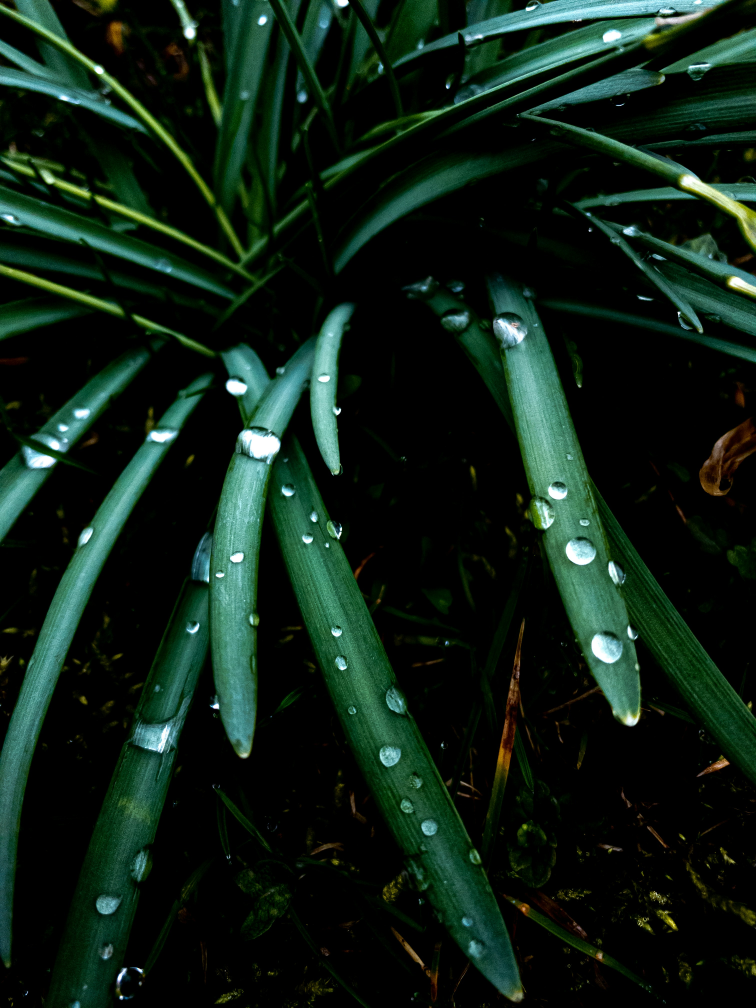
#> input picture Lab/Experiment -08(RGB to  BGR)-20240522T135642Z-001/Experiment -08(RGB to  BGR)/pic1.jpg, 3024 x 4032 px (shown at 1/4 size)
$ jupyter execute 'Experiment 8 RGB (1).ipynb'
#> lines starting #> are read from the running program, lines starting #| are printed output that depends on the picture
Implement the Image processing basics: Converting Image to RGB to BGR and to Grayscale, create a White / Black Color Image, how to draw shapes on image.

Date = 14-05-2024

[cell 1]
import cv2
import numpy as np

[cell 2]
def convert_to_grayscale(image_path):
    #Load the image
#> called with image_path = 'pic1.jpg'
    image = cv2.imread(image_path)
#> image is the input picture: shape (4032, 3024, 3); mean B, G, R 21.9, 32.4, 14.9
    #Convert the image into grayscale
    grayscale_image = cv2.cvtColor(image, cv2.COLOR_BGR2GRAY)
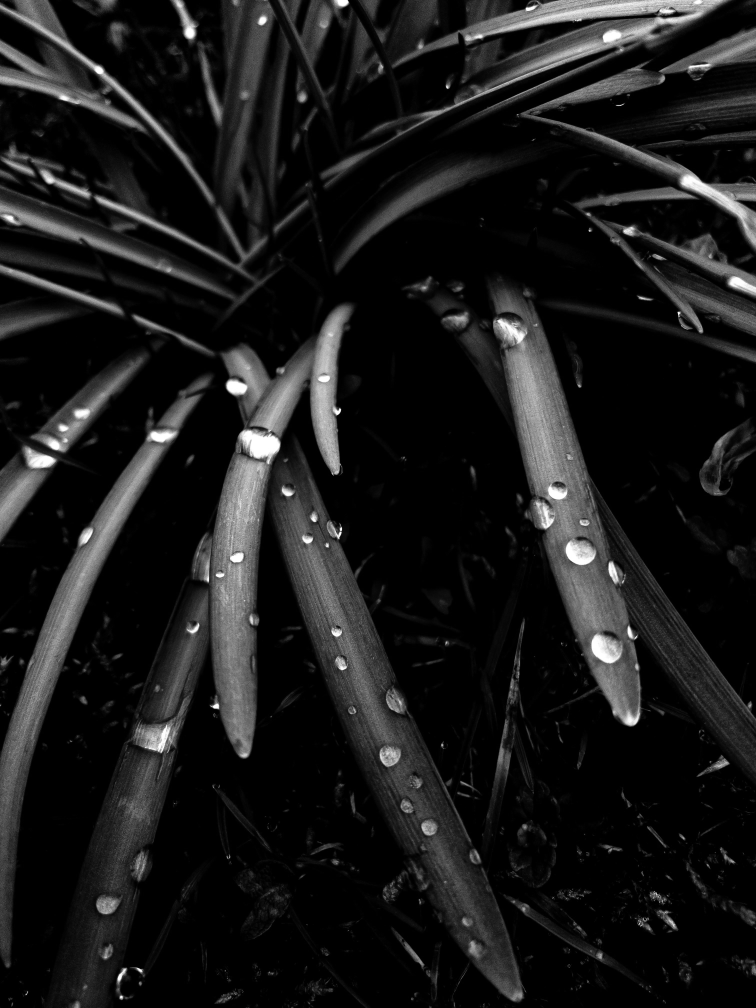
#> grayscale_image: shape (4032, 3024) (shown at 1/4 size); min 0, max 255, mean 26

    cv2.imshow("Original Image", image)
    cv2.imshow("Grayscale Image", grayscale_image)
    cv2.waitKey(0)
    cv2.destroyAllWindows()

[cell 3]
convert_to_grayscale("pic1.jpg")

[cell 4]
def convert_to_bgr(image_path, output_path):
    #Load the image
#> called with image_path = 'pic1.jpg', output_path = 'pic2.jpg'
    image = cv2.imread(image_path)
    #Convert the image to BGR color space
    bgr_image = cv2.cvtColor(image, cv2.COLOR_RGB2BGR)

    # Display the original ad BGR images
    cv2.imshow("Original Image", image)
    cv2.imshow("BGR Image", bgr_image)

    # Save the BGR image
    cv2.imwrite(output_path, bgr_image)
    print("BGR image saves as", output_path)
    cv2.waitKey(0)
    cv2.destroyAllWindows()

[cell 5]
convert_to_bgr("pic1.jpg", "pic2.jpg" )

[cell 6]
def convert_bgr_to_rgb(input_path):
    # Load the image
    image_bgr = cv2.imread(input_path)
    # Convert the image from BGR to RGB color space
    image_rgb = cv2.cvtColor(image_bgr, cv2.COLOR_BGR2RGB)

    #Display the original BGR image and the converted RGB image
    cv2.imshow("BGR Image", image_bgr)
    cv2.imshow("RGB Image", image_rgb)
    cv2.waitKey(0)
    cv2.destroyAllWindows()

[cell 7]
convert_bgr_to_rgb("pic1.jpg")

[cell 8]
def create_white_image(width, height):
    #Create a white color image
#> called with width = 800, height = 600
    white_image = np.ones((height, width, 3), dtype=np.uint8) * 255

    # Display the white image
    cv2.imshow("WHite Image", white_image)
    cv2.waitKey(0)
    cv2.destroyAllWindows()

[cell 9]
def create_black_image(width, height):
    # Create a black color image
#> called with width = 800, height = 600
    black_image = np.zeros((height, width, 3), dtype=np.uint8) * 255

    # Display the blac image
    cv2.imshow("Black Image", black_image)
    cv2.waitKey(0)
    cv2.destroyAllWindows()

[cell 10]
width, height = 800, 600

create_white_image(width, height)
create_black_image(width, height)

[cell 11]
def draw_shapes_on_image(input_path):
    # Load the image
#> called with input_path = 'pic2.jpg'
    image = cv2.imread(input_path)
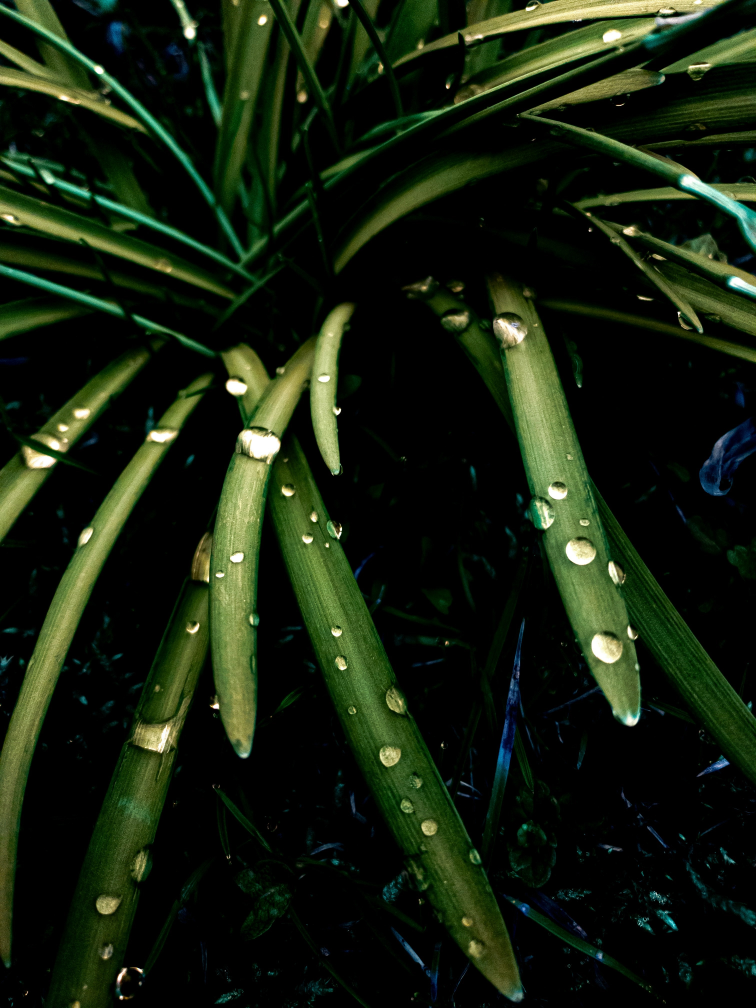
#> image: shape (4032, 3024, 3) (shown at 1/4 size); mean B, G, R 15.1, 32.4, 22.1

    #Draw shapes on the image
    cv2.rectangle(image, (50, 50), (200, 200), (0, 255, 0), 2)

    cv2.circle(image, (300, 150), 100, (0,0,255),2)

    cv2.line(image, (400, 50), (400, 250), (255, 0 ,0), 2)

    cv2.imshow("Image with Shapes", image)
    cv2.waitKey(0)
    cv2.destroyAllWindows()
